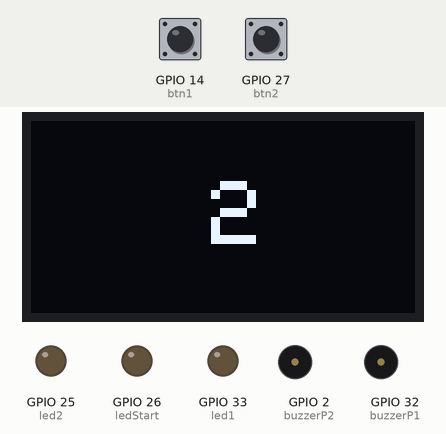
The sketch below on a simulated ESP32. Shown: 128×64 one-colour display, output pins drawn as LEDs (lit = HIGH), buzzer (waves = sounding, pin HIGH). The test bench sets the inputs (shaded band); at power-on: GPIO 14 (btn1) HIGH, GPIO 27 (btn2) HIGH. WiFi joins after 1.5 s; servers stay silent unless stated; random numbers use the default seed unless the sketch sets one; what the sketch prints to the serial monitor is not drawn.

Above: at 2.9 s.
3.0 s: GPIO 14 (btn1) pulled LOW for 3.2 s
At 6.6 s:
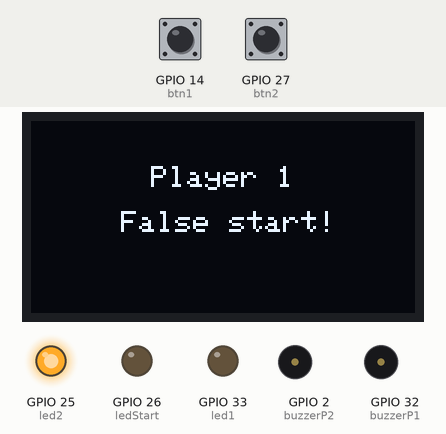
At 9.8 s:
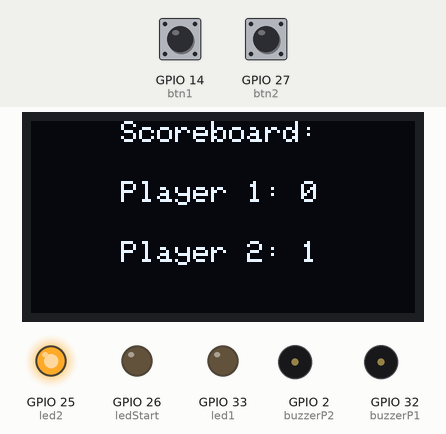
Timing chart, 0 to 30.6 s (numbered marks = the images above; inputs shaded):
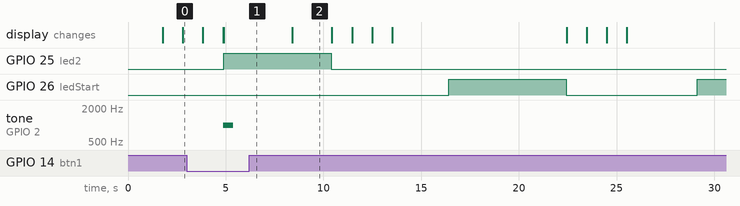

The sketch:

reflex_game_v2_web.ino
```cpp
#include <Adafruit_GFX.h>
#include <Adafruit_SSD1306.h>
#include <Wire.h>
#include <WiFi.h>
#include <AsyncTCP.h>
#include <ESPAsyncWebServer.h>

#define SCREEN_HEIGHT 64   // height display
#define SCREEN_WIDTH 128   // width display
Adafruit_SSD1306 display(SCREEN_WIDTH, SCREEN_HEIGHT, &Wire, -1);

const char* ssid = "your_wifi_name";
const char* password = "your_wifi_pass";

AsyncWebServer server(80);
AsyncWebSocket ws("/ws");

String header;

const int btn1 = 14;       // Player 1 button
const int btn2 = 27;       // Player 2 button
const int ledStart = 26;   // Center LED
const int led1 = 33;       // Player 1 win LED
const int led2 = 25;       // Player 2 win LED
const int buzzerP1 = 32;   // Player 1 buzzer
const int buzzerP2 = 2;    // Player 2 buzzer

bool gameStarted = false;
bool winnerDeclared = false;
bool falseStart = false;

int score1 = 0;
int score2 = 0;

const char index_html[] PROGMEM = R"rawliteral(
<!DOCTYPE html>
<html>
<head><title>Scoreboard</title></head>
<body>
  <h1>Score</h1>
  <p id="score">Player 1: 0 | Player 2: 0</p>
  <script>
    var ws = new WebSocket('ws://' + location.host + '/ws');
    ws.onmessage = function(event) {
      document.getElementById('score').innerText = event.data;
    };
  </script>
</body>
</html>
)rawliteral";

void notifyClients() {
  String message = "Player 1: " + String(score1) + " | Player 2: " + String(score2);
  ws.textAll(message);
}

void setup() {
  Serial.begin(115200);

  if(!display.begin(SSD1306_SWITCHCAPVCC, 0x3C))
  {
    Serial.println(F("SSD1306 allocation failed"));
    for(;;);
  }

  Serial.print("Connecting to ");
  Serial.println(ssid);
  WiFi.begin(ssid,password);
  while (WiFi.status() != WL_CONNECTED){
    delay(500);
    Serial.print(".");
  }

  Serial.println("");
  Serial.println("WiFi connected.");
  Serial.println("IP address: ");
  Serial.println(WiFi.localIP());

  server.addHandler(&ws);

  server.on("/", HTTP_GET, [](AsyncWebServerRequest *request){
    request->send_P(200, "text/html", index_html);
  });
  server.begin();

  delay(100);
  display.clearDisplay();
  display.setTextSize(1);
  display.setTextColor(WHITE);

  display.display();
  delay(100);

  pinMode(btn1, INPUT_PULLUP);
  pinMode(btn2, INPUT_PULLUP);

  pinMode(ledStart, OUTPUT);
  pinMode(led1, OUTPUT);
  pinMode(led2, OUTPUT);

  pinMode(buzzerP1, OUTPUT);
  pinMode(buzzerP2, OUTPUT);

  randomSeed(analogRead(0));
}

// display score
void showScore() {
  display.clearDisplay();
  display.setTextSize(1);
  display.setCursor(30, 0);
  display.println("Scoreboard:");

  display.setCursor(30,20);
  display.print("Player 1: ");
  display.println(score1);

  display.setCursor(30,40);
  display.print("Player 2: ");
  display.println(score2);

  display.display();

}

// display timer before round
void showTimer(){
  display.clearDisplay();
  display.setTextSize(3);

for (int i = 3; i > 0; i--) {
    display.clearDisplay();
    display.setCursor(60, 20);
    display.print(i);
    display.display();
    delay(1000);
  }
  display.clearDisplay();
  display.setCursor(45,20);
  display.println("GO!");
  display.display();

}

// display the false start player
void falseStartDisplay(int player) {
  display.clearDisplay();
  display.setTextSize(1);
  display.setCursor(40, 15);
  display.print("Player ");
  display.print(player);
  display.setCursor(30, 30);
  display.println("False start!");
  display.display();
}


void loop() {

  digitalWrite(led1, LOW);
  digitalWrite(led2, LOW);
  digitalWrite(ledStart, LOW);
  gameStarted = false;
  winnerDeclared = false;
  falseStart = false;
  showTimer();

  // random time for game start
  int delayBeforeStart = random(2000, 5000);
  unsigned long startWait = millis();

  // false start during delay
  while (millis() - startWait < delayBeforeStart) {
    if (digitalRead(btn1) == LOW) {
      Serial.println("Player 1 false start!");
      tone(buzzerP2, 1000);
      falseStartDisplay(1);
      digitalWrite(led2, HIGH);
      delay(500);
      noTone(buzzerP2);
      score2 += 1;
      notifyClients();
      falseStart = true;
      delay(1000);
      break;
    }
    if (digitalRead(btn2) == LOW) {
      Serial.println("Player 2 false start!");
      tone(buzzerP1, 1000);
      falseStartDisplay(2);
      digitalWrite(led1, HIGH);
      delay(500);
      noTone(buzzerP1);
      score1 += 1;
      notifyClients();

      falseStart = true;
      break;
    }
  }

  if (falseStart) {
    delay(2000);
    showScore();
    delay(2000);

    return;   // start new round
  }

  // game start
  gameStarted = true;
  digitalWrite(ledStart, HIGH);

  unsigned long startTime = millis();

  // wait for someone to press a button (max 3 sec)
  while (!winnerDeclared && millis() - startTime < 3000) {
    if (digitalRead(btn1) == LOW) {
      digitalWrite(led1, HIGH);
      winnerDeclared = true;
      score1 += 1;
      notifyClients();
      tone(buzzerP1, 1000);
      delay(500);
      noTone(buzzerP1);
      showScore();
      Serial.println("🎉 Player 1 wins!");
    } else if (digitalRead(btn2) == LOW) {
      digitalWrite(led2, HIGH);
      winnerDeclared = true;
      score2 += 1;
      notifyClients();
      tone(buzzerP2, 1000);
      delay(500);
      noTone(buzzerP2);
      showScore();

      Serial.println("🎉 Player 2 wins!");
    }
  }

  delay(3000); // show result
}
```

Measured:
- after the input at 3.0 s, GPIO 25 (led2): LOW → HIGH after 1.9 s, → LOW 5.5 s later; tone on GPIO 2 (buzzerP2): silent → 1000 Hz after 1.9 s, → silent 0.53 s later
